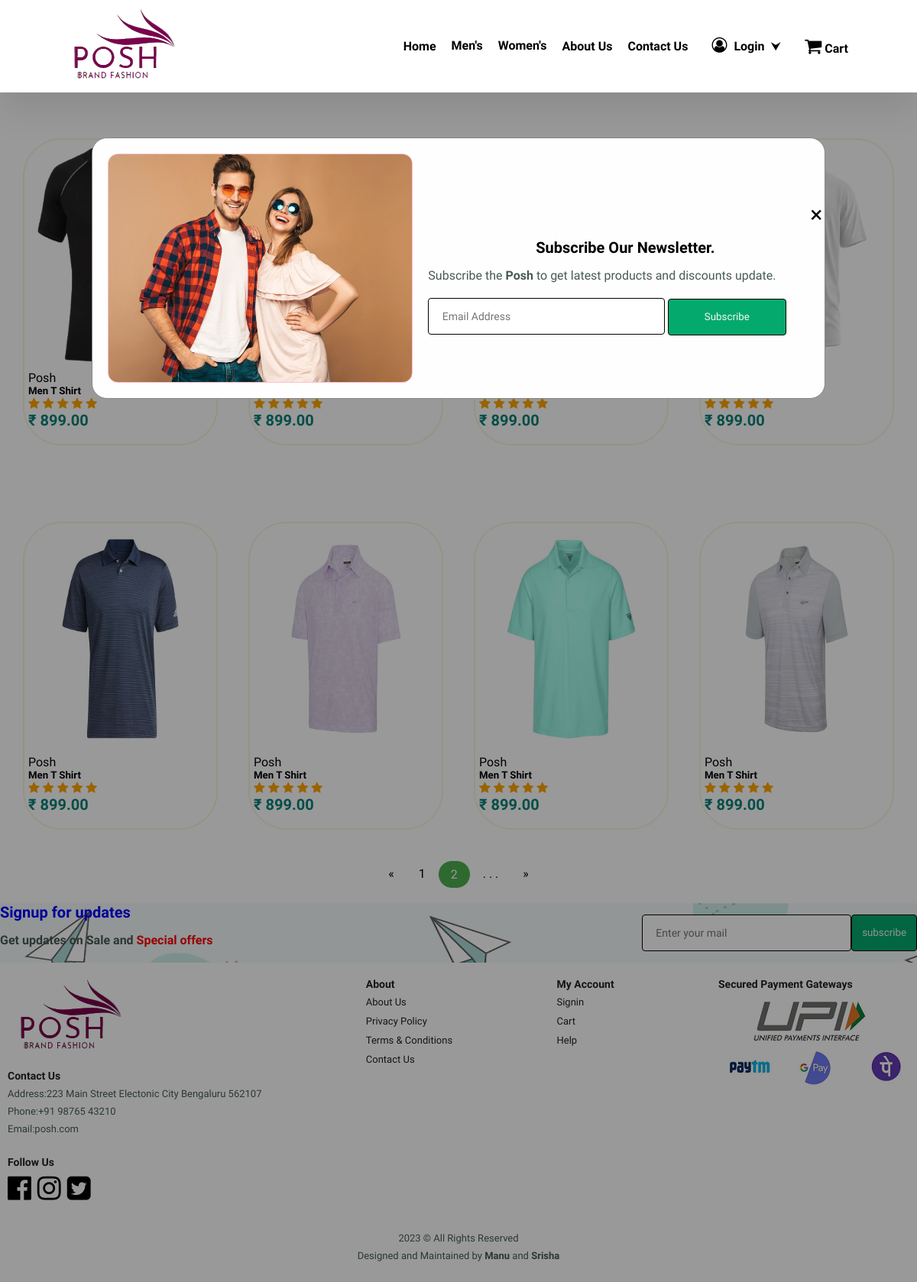
/men_app_2.php, run on the app's committed database.
### tables this page shows
CREATE TABLE `products` (
  `product_id` int(11) NOT NULL,
  `Gender` varchar(10) NOT NULL,
  `product_name` varchar(100) NOT NULL,
  `product_category` varchar(100) NOT NULL,
  `product_description` varchar(255) NOT NULL,
  `product_image` varchar(255) NOT NULL,
  `product_price` decimal(6,2) NOT NULL,
  `product_special offer` int(2) NOT NULL,
  `product_color` varchar(100) NOT NULL
);

### Includes/men_up.php (called while the page is built, shortened)
<?php
include('connection.php');
$stmt3 = $conn->prepare("SELECT * FROM products WHERE Gender='Men' AND product_category='Apparal/tshirt' LIMIT 4");
$stmt3->execute();
$men_up2 = $stmt3->get_result();
$stmt4 = $conn->prepare("SELECT * FROM products WHERE Gender='Men' AND product_category='Apparal/polo_tshirt' LIMIT 4");
$stmt4->execute();
$men_up3 = $stmt4->get_result();
?>

### men_app_2.php (the view, shortened to what this page needs)
<html>
<head>
    <link rel="stylesheet" href="https://cdnjs.cloudflare.com/ajax/libs/font-awesome/4.7.0/css/font-awesome.min.css">
    <link rel="stylesheet" href="styles.css">
</head>
<body>
 <?php include_once("includes/head.php"); ?>
                  <section id="topproduct" class="section-p1">
                  <div class="Collection">
                      <?php include('Includes/men_up.php'); ?>
                      <?php while($row = $men_up2->fetch_assoc()) { ?>
                          <div class="product">
                             <a href="<?php echo "single_product_app.php?product_id=".$row['product_id']; ?>"> <img src="Assets/<?php echo $row['product_image']; ?>"></a>
                              <div class="description">
                              <span>Posh</span>
                                  <h5><?php echo $row['product_name']; ?></h5>
                                  <div class="rating">
                                          <span class="fa fa-star checked"></span>
                                          <span class="fa fa-star checked"></span>
                                          <span class="fa fa-star checked"></span>
                                          <span class="fa fa-star checked"></span>
                                          <span class="fa fa-star checked"></span>
                                  </div>
                              <h4>&#8377; <?php echo $row['product_price']; ?></h4>
                              </div>
                  </div>
                  <?php } ?>
                  </section>
                  <section id="topproduct" class="section-p1">
                  <div class="Collection">
                      <?php include('Includes/men_up.php'); ?>
                      <?php while($row = $men_up3->fetch_assoc()) { ?>
                          <div class="product">
                             <a href="<?php echo "single_product_app.php?product_id=".$row['product_id']; ?>"> <img src="Assets/<?php echo $row['product_image']; ?>"></a>
                              <div class="description">
                              <span>Posh</span>
                                  <h5><?php echo $row['product_name']; ?></h5>
                                  <div class="rating">
                                          <span class="fa fa-star checked"></span>
                                          <span class="fa fa-star checked"></span>
                                          <span class="fa fa-star checked"></span>
                                          <span class="fa fa-star checked"></span>
                                          <span class="fa fa-star checked"></span>
                                  </div>
                              <h4>&#8377; <?php echo $row['product_price']; ?></h4>
                              </div>
                  </div>
                  <?php } ?>
                  </section>
           <div class="pagination">
            <a href="men_app_1.php">&laquo;</a>
            <a class="" href="men_app_1.php">1</a>
            <a class="active" href="men_app_2.php">2</a>
            <a href="#"> . . .</a>
            <a href="men_app_1.php">&raquo;</a>
          </div>
          <br/>
</body>
</html>

### styles.css (style rules this page uses)
* { margin: 0; padding: 0; box-sizing: border-box; font-family: "Spartan", sans-serif; }
html { scroll-behavior: smooth; }
.checked { color: orange; }
section { padding: auto; }
h4 { font-size: 20px; color: #222; }
p { font-size: 16px; color: #465b52; margin: 15px 0 20px 0; }
.section-p1 { padding: 20px 10px; }
body { width: 100%; }
#topproduct { text-align: center; }
#topproduct .product img { width: 90%; }
#topproduct .product .description { text-align: start; padding: 10px 0; }
#topproduct .product h4 { color: #088178; }
#topproduct .Collection { display: flex; justify-content: space-between; padding-top: 20px; }
#subscribe { display: flex; justify-content: space-between; flex-wrap: wrap; align-items: center; background-image: url("Assets/newsletter-background.png"); background-repeat: no-repeat; }
#subscribe h4 { font-size: 20px; font-weight: 500; color:blue; }
#subscribe p span { color:red }
#subscribe .form { display: flex; width: 30%; }
#subscribe input { height: 3rem; padding: 0 1.24em; width: 100%; border :1px double black; font-size: 14px; border-radius: 4px; outline: none; }
#subscribe .form button { height: 3rem; padding: 0 1.24em; background-color: #04AA6D; color: #eef7f6; white-space: inherit; padding: 13px; border :1px double black; width: 100%; border-radius: 4px; }
footer { display: flex; flex-wrap: wrap; justify-content: space-between; }
footer .col { display: flex; flex-direction: column; align-items: flex-start; margin-bottom: 20px; }
footer h4 { font-size: 14px; margin:0 0 8px 0; }
footer p { font-size: 13px; margin: 0 0 8px 0; }
footer a { font-size: 13px; text-decoration: none; color:#222; margin-bottom: 10px; }
footer .follow { margin-top: 20px; }
footer .follow i { color:black; padding-right: 4px; cursor: pointer; }
footer .copyright { width: 100%; text-align: center; }
.pagination { display: flex; justify-content: center; }
.pagination a { color: black; float: left; padding: 8px 16px; text-decoration: none; }
.pagination a.active { background-color: #4CAF50; color: white; border: 1px solid #fff; border-radius: 30px; }

### data on the page
products: product_name "Men T Shirt", product_price "899.00"
products: product_price "899.00"
products: product_price "899.00"
products: product_price "899.00"
products: product_image (picture), product_name "Men T Shirt", product_price "899.00"
products: product_image (picture), product_name "Men T Shirt", product_price "899.00"
products: product_image (picture), product_name "Men T Shirt", product_price "899.00"
products: product_image (picture), product_name "Men T Shirt", product_price "899.00"
